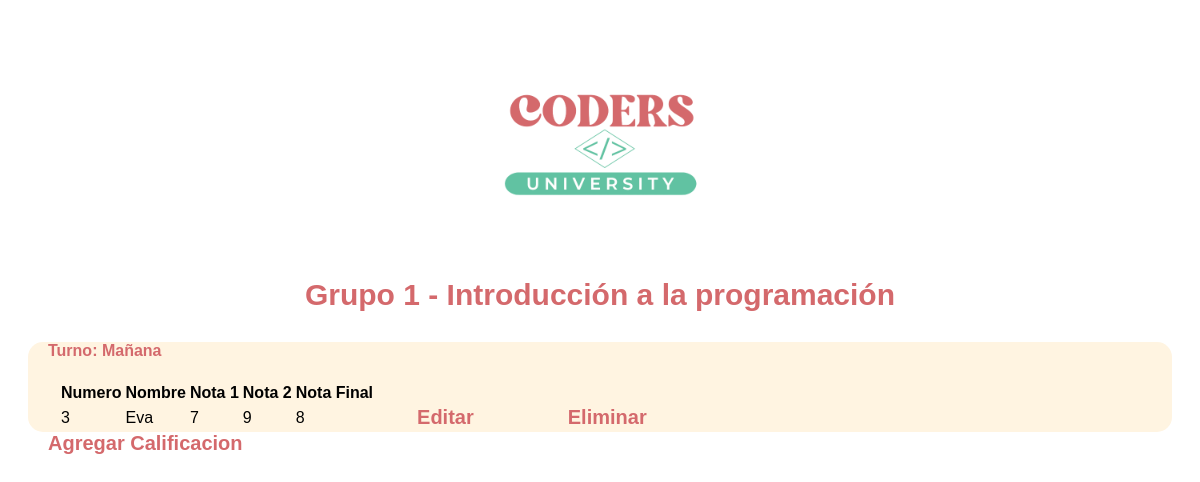
The app's page /rutaDatosCalificaciones/, older data.
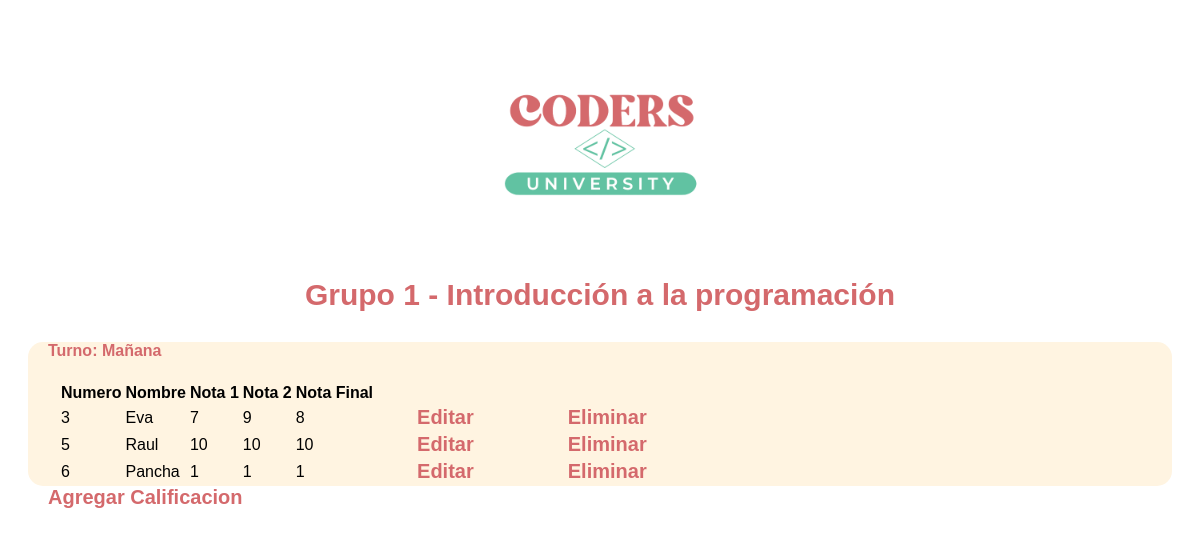
The same page, newer data.
### webProyecto2app/models.py (models this page shows, shortened)
class Calificaciones(models.Model):
    nota1 = models.IntegerField()
    nota2 = models.IntegerField()
    notaFinal = models.IntegerField()
    Alumno = models.ForeignKey(Alumno, on_delete=models.SET_NULL, null=True)

class Alumno(models.Model):
    nombre = models.CharField(max_length=255)
    apellido = models.CharField(max_length=255)
    dni = models.CharField(max_length=255)
    email = models.EmailField()

### webProyecto2app/views.py (the view)
# urls.py: path('rutaDatosCalificaciones/', datosCalificaciones, name='enlaceDatosCalificaciones'),
def datosCalificaciones(request):
    notas = Calificaciones.objects.all()
    return render(request, 'datosCalificaciones.html', { 'notas': notas})

### webProyecto2app/templates/datosCalificaciones.html (shortened to what this page needs)
{% load static %}
<!DOCTYPE html>
<html lang="en">
<head>
   <link href="{% static 'css/style.css' %}" rel="stylesheet" media="all" type="text/css">
</head>
<body>
    <div class="containerCalificaciones">
            <article class="logoCal">
                <img src="{% static 'img/logo.png' %}">
                <h3>Grupo 1 - Introducción a la programación</h3>
            </article>
    </div>
            <div class="containerTabla">
                <h4>Turno: Mañana</h4>
                    <table class="InfoGrupo">
            <thead class="TitulosGrupo1">
            <tr>
                <th>Numero</th>
                <th>Nombre</th>
                <th>Nota 1</th>
                <th>Nota 2</th>
                <th>Nota Final</th>
            </tr>
            </thead>
            <tbody>
             {% for x in notas %}
            <tr>
                <td>{{x.id}}</td>
                <td>{{x.Alumno.nombre}}</td>
                <td>{{x.nota1}}</td>
                <td>{{x.nota2}}</td>
                <td>{{x.notaFinal}}</td>
                <td><a href=" {% url 'enlaceEditarCalificaciones' x.id %}">Editar</a></td>
                <td><a href="{% url 'enlaceEliminarCalificaciones' x.id %}">Eliminar</a></td>
            </tr>
            {% endfor %}
            </tbody>
        </table>
            </div>
<a href="{% url 'enlaceAgregarCalificaciones' %}">Agregar Calificacion</a>
</body>
</html>

### webProyecto2app/static/css/style.css (style rules this page uses)
body { font-family: Arial, Helvetica, sans-serif; }
.logoCal { justify-content: left; }
a { font-weight: bold; color: #038554; text-decoration: none; margin-left: 40px; }
a { text-decoration:none; color: #D4696C; font-size: 20px; font-family: Arial, Helvetica, sans-serif; text-align: right; margin-right: 50px; }
.logoCal h3 { text-align: center; color: #D4696C; font-size: 30px; font-family: Arial, Helvetica, sans-serif; }
.logoCal img { height: 200px; width: 200px; margin: auto; margin-top: 3rem; display: grid; align-item: center; }
.containerTabla { list-style-type: none; background-color: #FFF4E1; margin-left: 20px; margin-right: 20px; border-radius: 15px; }
.containerTabla h4 { color: #D4696C; font-weight: bold; margin-left: 20px; margin-top: 20px; }
.InfoGrupo { margin-right: 30px; margin-left: 30px; }
.TitulosGrupo1 tr { margin-right: 10px; margin-left: 10px; }

Row changes from the older to the newer data that the page shows:
added Calificaciones: id "5", Alumno.nombre "Raul", nota1 "10", nota2 "10", notaFinal "10"
added Calificaciones: id "6", Alumno.nombre "Pancha", nota1 "1", nota2 "1", notaFinal "1"
